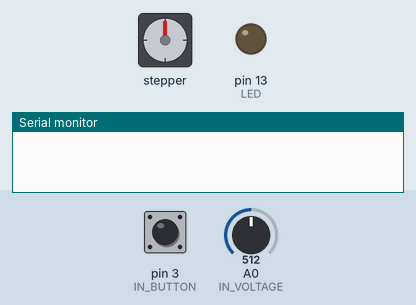
Recording of a sketch running on a simulated Teensy 4. Shown: stepper motor, output pins drawn as LEDs (lit = HIGH), the last lines printed to the serial monitor. Wiring (inferred from the names in the program): stepper motor (2048 steps per turn assumed): coils pin 4, pin 5, pin 6, pin 7. The test bench sets the inputs (shaded band); at power-on: pin 3 (IN_BUTTON) LOW, A0 (IN_VOLTAGE) = 512 (analog values on the 0–1023 scale). Pins used as bus, display or sensor lines are not drawn.

Above: at 1.3 s.
1.4 s: pin 3 (IN_BUTTON) pulled HIGH for 0.15 s
At 1.8 s:
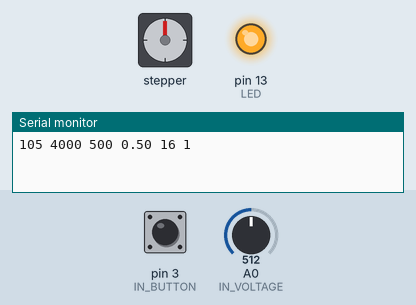
At 6.2 s:
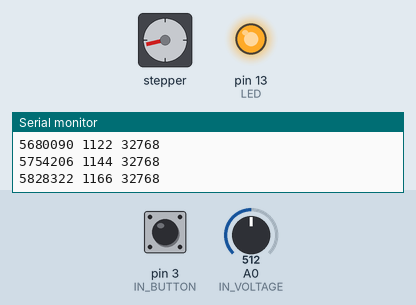
Timing chart, 0 to 12.4 s (numbered marks = the images above; inputs shaded):
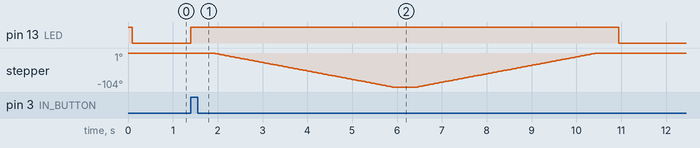

The sketch:

motor_peau.ino
```cpp
/*
 *  - Projet Appareil Médical Pour la Peau
 *  15 janvier 2017
 *
 *  Le système est occupé lorsque la LED est allumée
 *  On peut modifier les valeurs d'échantillonage/balayage comme demandé
 *  Il existe des limitations (hardware, capacité du moteur) minimales de temps
 *  pour faire tourner le moteur.
 *  On prend au minimum 1 seconde par quart de tour environ
 *  On communique à 115200 bauds.
 *
 *  Pour calibrer, il faut rester avec le bouton appuyé lors du reset/démarrage.
 *  Le calibrage fait un demi tour en arrière du moteur
 */

// Ici on définit les pins
#define IN1  4
#define IN2  5
#define IN3  6
#define IN4  7
#define IN_VOLTAGE A0
#define IN_BUTTON 3
#define LED 13

// Ici on définit les variables d'échantillonage/balayage
int angle = 105;
uint32_t time_scanning_millis = 4000;
uint32_t pause_scanning_millis = 500;
double angular_resolution = 0.5;
int analog_res = 16;
int nb_scans = 1;

// Initialisation des valeurs
short curr_step_motor;
int position_motor;
boolean direction_motor;
int steps_scan;
int time_each_step;
int step_res_measure;

// Démarrage de l'application
void setup(){
  pinMode(LED, OUTPUT);
  digitalWrite(LED, HIGH);
  Serial.begin(115200);
  pinMode(IN_BUTTON, INPUT);
  pinMode(IN1, OUTPUT);
  pinMode(IN2, OUTPUT);
  pinMode(IN3, OUTPUT);
  pinMode(IN4, OUTPUT);
  analogReadResolution(analog_res); // IF TEENSY
  delay(100);
  steps_scan = double(angle)*4096/360;
  time_each_step = time_scanning_millis*1000/steps_scan;
  step_res_measure = steps_scan/(angular_resolution*angle);
  if(digitalRead(IN_BUTTON)){
    calibrate();
  }
  position_motor = 0;
  direction_motor = 1;
  digitalWrite(LED, LOW);
}

// Boucle
void loop()
{
  if(digitalRead(IN_BUTTON)){
    digitalWrite(LED, HIGH);
    stepper(steps_scan);
    digitalWrite(LED, LOW);
  }
}

// Fonction effectuant le balayage demandé
void stepper(int xw){
  int nb_mesures;
  int cpt_demi_scan = 0;
  curr_step_motor = 0;
  send_format_info();
  delay(pause_scanning_millis);
  while(cpt_demi_scan < 2*nb_scans){
    nb_mesures = 0;
    cpt_demi_scan++;
    for (int x=0;x<xw;x++){
      set_output();
      if(position_motor%step_res_measure==0 && nb_mesures<(angle*angular_resolution)){
        nb_mesures ++;
        Serial.print(micros());
        Serial.print(' ');
        Serial.print(position_motor);
        Serial.print(' ');
        Serial.println(analogRead(IN_VOLTAGE));
      }
    }
    delay(pause_scanning_millis);
    direction_motor=!direction_motor;
  }
  init_motor();
}

// Fonction effectuant un step du moteur
void set_output(){
  uint32_t t_start;
  t_start = micros();
  switch(curr_step_motor){
     case 0:
       digitalWrite(IN1, LOW);
       digitalWrite(IN2, LOW);
       digitalWrite(IN3, LOW);
       digitalWrite(IN4, HIGH);
     break;
     case 1:
       digitalWrite(IN1, LOW);
       digitalWrite(IN2, LOW);
       digitalWrite(IN3, HIGH);
       digitalWrite(IN4, HIGH);
     break;
     case 2:
       digitalWrite(IN1, LOW);
       digitalWrite(IN2, LOW);
       digitalWrite(IN3, HIGH);
       digitalWrite(IN4, LOW);
     break;
     case 3:
       digitalWrite(IN1, LOW);
       digitalWrite(IN2, HIGH);
       digitalWrite(IN3, HIGH);
       digitalWrite(IN4, LOW);
     break;
     case 4:
       digitalWrite(IN1, LOW);
       digitalWrite(IN2, HIGH);
       digitalWrite(IN3, LOW);
       digitalWrite(IN4, LOW);
     break;
     case 5:
       digitalWrite(IN1, HIGH);
       digitalWrite(IN2, HIGH);
       digitalWrite(IN3, LOW);
       digitalWrite(IN4, LOW);
     break;
       case 6:
       digitalWrite(IN1, HIGH);
       digitalWrite(IN2, LOW);
       digitalWrite(IN3, LOW);
       digitalWrite(IN4, LOW);
     break;
     case 7:
       digitalWrite(IN1, HIGH);
       digitalWrite(IN2, LOW);
       digitalWrite(IN3, LOW);
       digitalWrite(IN4, HIGH);
     break;
     default:
       digitalWrite(IN1, LOW);
       digitalWrite(IN2, LOW);
       digitalWrite(IN3, LOW);
       digitalWrite(IN4, LOW);
     break;
  }
  if(direction_motor==1){
    curr_step_motor++;
    position_motor++;
  }
  if(direction_motor==0){
    curr_step_motor--;
    position_motor--;
  }
  if(curr_step_motor>7){curr_step_motor=0;}
  if(curr_step_motor<0){curr_step_motor=7;}
  delayMicroseconds(time_each_step-micros()+t_start);
}

// Fonction envoyant les variables d'échantillonage/balayage dans le port série
void send_format_info(){
  Serial.print(angle);
  Serial.print(' ');
  Serial.print(time_scanning_millis);
  Serial.print(' ');
  Serial.print(pause_scanning_millis);
  Serial.print(' ');
  Serial.print(angular_resolution);
  Serial.print(' ');
  Serial.print(analog_res);
  Serial.print(' ');
  Serial.println(nb_scans);
}

void init_motor(){
  digitalWrite(IN1, LOW);
  digitalWrite(IN2, LOW);
  digitalWrite(IN3, LOW);
  digitalWrite(IN4, LOW);
}

// Fonction pour calibrer
void calibrate(){
  direction_motor = 0;
  for (int x=0;x<500;x++){
    set_output();
  }
  init_motor();
}
```

Measured:
- after the input at 1.4 s, pin 13 (LED): LOW → HIGH at once, → LOW 9.5 s later; stepper: turns 104° counter-clockwise in 3.9 s, then 104° clockwise in 3.9 s
